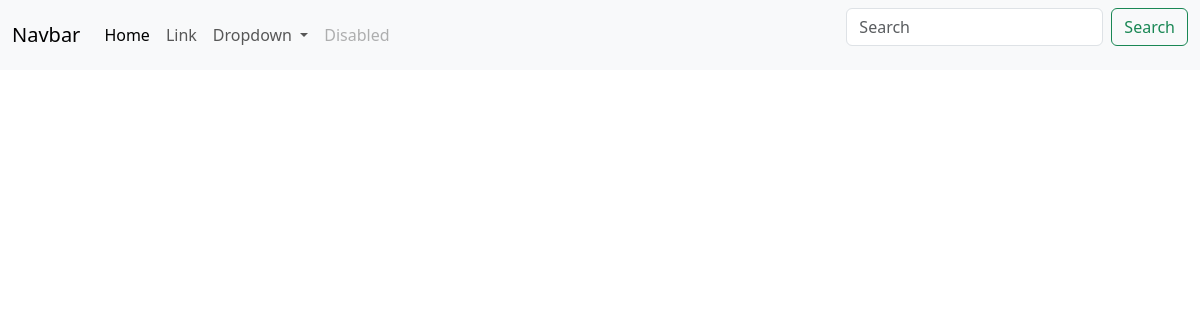
The app's page /posts/, older data.
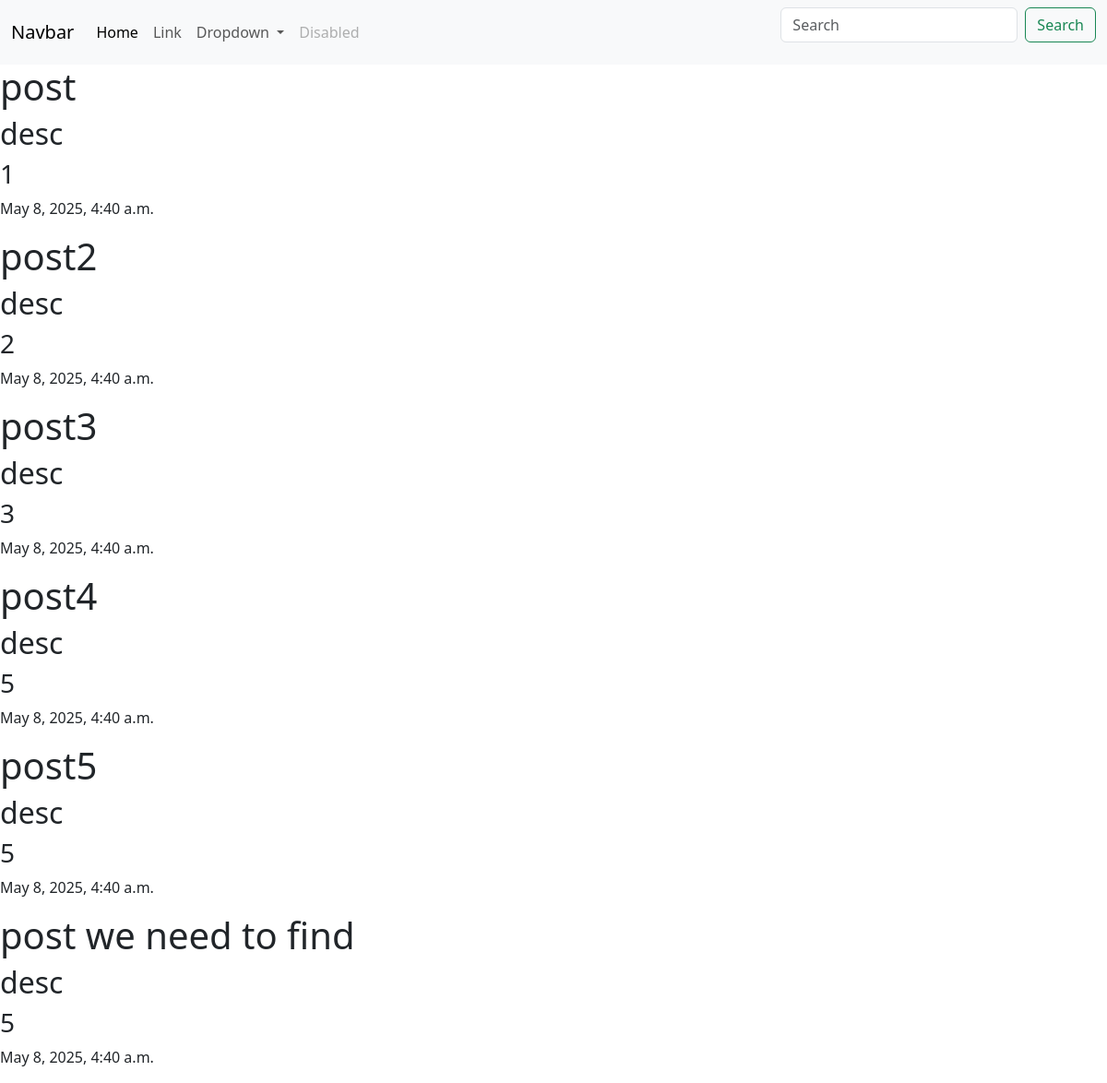
The same page, newer data.
### posts/models.py (models this page shows, shortened)
class Post(models.Model):
    title = models.CharField(max_length=256)
    content = models.CharField(max_length=556)
    rate = models.IntegerField(null=True)
    created_at = models.DateTimeField(auto_now_add=True, null=True)
    updated_at = models.DateTimeField(auto_now=True, null=True)

### posts/views.py (the view)
# urls.py: path('posts/', post_list_view),
def post_list_view(request):
    posts = Post.objects.all()
    return render(request, 'posts/posts.html', context={'posts': posts})

### templates/posts/posts.html
{%extends 'base.html'%}
{%block content%}
{%for post in posts%}
<h1>{{post.title}}</h1>
<h2>{{post.content}}</h2>
<h3>{{post.rate}}</h3>
<p>{{post.created_at}}</p>
{%endfor%}
{%endblock%}

### templates/base.html (shortened to what this page needs)
<header>
    <link rel="stylesheet" href="https://cdn.jsdelivr.net/npm/bootstrap@5.3.3/dist/css/bootstrap.min.css">
    <nav class="navbar navbar-expand-lg bg-body-tertiary">
        <div class="container-fluid">
          <a class="navbar-brand" href="#">Navbar</a>
          <div class="collapse navbar-collapse" id="navbarSupportedContent">
            <ul class="navbar-nav me-auto mb-2 mb-lg-0">
              <li class="nav-item">
                <a class="nav-link active" aria-current="page" href="#">Home</a>
              </li>
              <li class="nav-item">
                <a class="nav-link" href="#">Link</a>
              </li>
              <li class="nav-item dropdown">
                <a class="nav-link dropdown-toggle" href="#" role="button" data-bs-toggle="dropdown" aria-expanded="false">
                  Dropdown
                </a>
              </li>
              <li class="nav-item">
                <a class="nav-link disabled" aria-disabled="true">Disabled</a>
              </li>
            </ul>
            <form class="d-flex" role="search">
              <input class="form-control me-2" type="search" placeholder="Search" aria-label="Search"/>
              <button class="btn btn-outline-success" type="submit">Search</button>
            </form>
          </div>
        </div>
      </nav>
</header>
<body>
    {% block content %}
    {% endblock %}
</body>

Row changes from the older to the newer data that the page shows:
added Post: title "post", content "desc", rate "1", created_at "May 8, 2025, 4:40 a.m."
added Post: title "post2", content "desc", rate "2", created_at "May 8, 2025, 4:40 a.m."
added Post: title "post3", content "desc", rate "3", created_at "May 8, 2025, 4:40 a.m."
added Post: title "post4", content "desc", rate "5", created_at "May 8, 2025, 4:40 a.m."
added Post: title "post5", content "desc", rate "5", created_at "May 8, 2025, 4:40 a.m."
added Post: title "post we need to find", content "desc", rate "5", created_at "May 8, 2025, 4:40 a.m."
